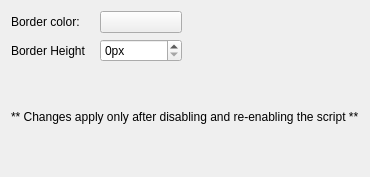
<?xml version="1.0" encoding="UTF-8"?>
<ui version="4.0">
 <class>FocusTrackConfig</class>
 <widget class="QWidget" name="FocusTrackConfig">
  <property name="geometry">
   <rect>
    <x>0</x>
    <y>0</y>
    <width>355</width>
    <height>177</height>
   </rect>
  </property>
  <layout class="QGridLayout" name="formLayout">
   <item row="0" column="0">
    <widget class="QLabel" name="label">
     <property name="text">
      <string>Border color:</string>
     </property>
    </widget>
   </item>
   <item row="0" column="1">
    <widget class="KColorButton" name="kcfg_BorderColor">
     <property name="color">
      <color>white</color>
     </property>
    </widget>
   </item>
   <item row="1" column="0">
      <widget class="QLabel" name="label_3">
       <property name="text">
        <string>Border Height</string>
       </property>
      </widget>
     </item>
   <item row="1" column="1">
      <widget class="QSpinBox" name="kcfg_BorderHeight">
       <property name="suffix">
        <string>px</string>
       </property>
       <property name="minimum">
        <number>0</number>
       </property>
       <property name="maximum">
        <number>20</number>
       </property>
      </widget>
     </item>
	<item row="2" column="0" colspan="4" alignment="Qt::AlignCenter">
      <widget class="QLabel" name="label" >
        <property name="text">
         <string>** Changes apply only after disabling and re-enabling the script **</string>
  		</property>
  	  </widget>
    </item>

  </layout>
 </widget>
 <customwidgets>
  <customwidget>
   <class>KColorButton</class>
   <extends>QPushButton</extends>
   <header>kcolorbutton.h</header>
  </customwidget>
 </customwidgets>
 <resources/>
 <connections/>
</ui>
